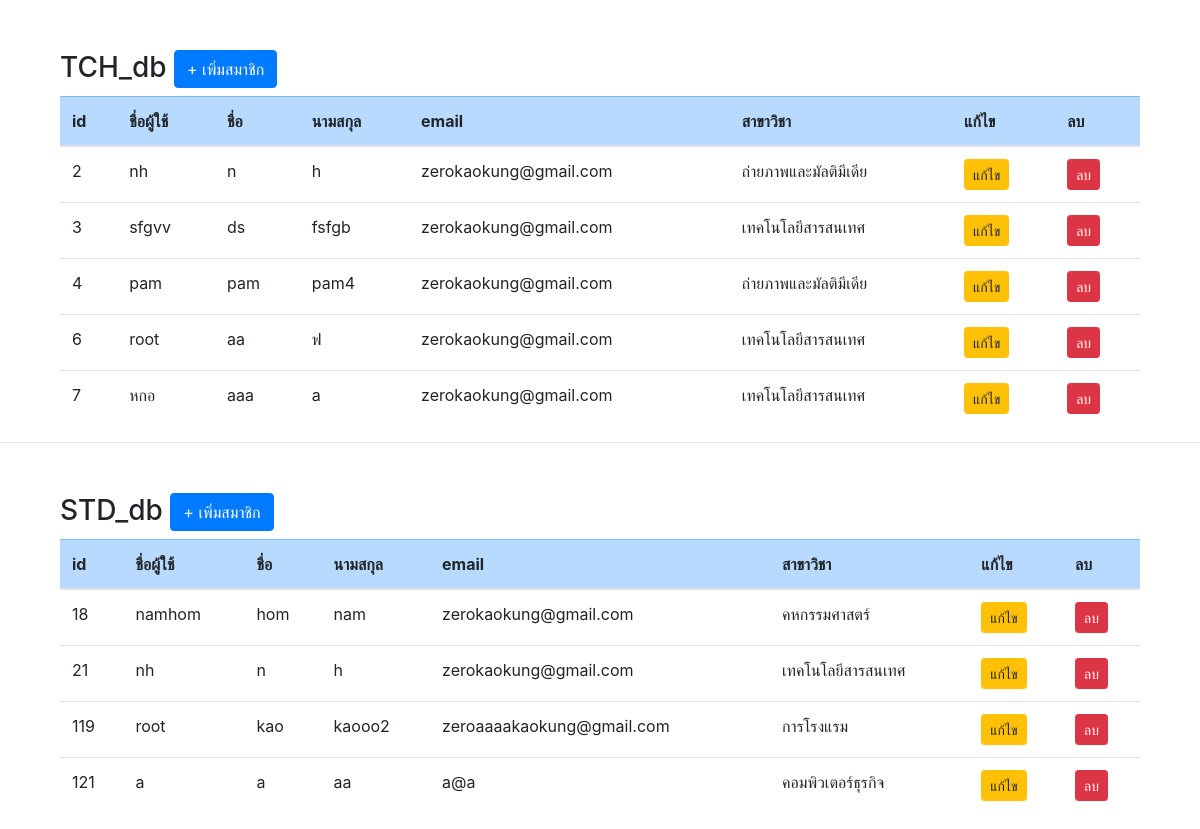
Screenshot of /admin/adminshowuser.php with the database file from the repository.
### tables this page shows
CREATE TABLE `db_teacher` (
  `TCH_id` tinyint(4) NOT NULL COMMENT 'auto_number',
  `TCH_fname` varchar(50) NOT NULL,
  `TCH_lname` varchar(50) NOT NULL,
  `TCH_Username` varchar(50) NOT NULL,
  `TCH_email` varchar(50) NOT NULL,
  `TCH_password` varchar(20) NOT NULL,
  `TCH_department` varchar(50) NOT NULL,
  `TCH_imageProfilepath` varchar(255) NOT NULL,
  `TCH_timeregister` timestamp NOT NULL DEFAULT current_timestamp() ON UPDATE current_timestamp()
);

CREATE TABLE `db_student` (
  `STD_id` tinyint(4) NOT NULL COMMENT 'auto_number',
  `STD_fname` varchar(50) NOT NULL,
  `STD_lname` varchar(50) NOT NULL,
  `STD_Username` varchar(50) NOT NULL,
  `STD_email` varchar(50) NOT NULL,
  `STD_password` varchar(20) NOT NULL,
  `STD_department` varchar(50) NOT NULL,
  `STD_imageProfilepath` varchar(255) NOT NULL,
  `STD_timeregister` timestamp NOT NULL DEFAULT current_timestamp() ON UPDATE current_timestamp()
);

### admin/adminshowuser.php (the view, shortened to what this page needs)
<!DOCTYPE html>
<html>
<head>
    <link rel="stylesheet" href="https://stackpath.bootstrapcdn.com/bootstrap/4.5.2/css/bootstrap.min.css"
>
</head>
<body>
    <div class="container" style="margin-top: 50px;">
        <?php
        include '../server_another/server.php';
        $sql = "SELECT * FROM db_teacher";
        $result = $conn->query($sql);
        echo '<div class="container"><h3> TCH_db
                <a href="./addteacher.php" class="btn btn-primary"> + เพิ่มสมาชิก </a>
                </h3></div>';
        echo '
                <div class="container">
                <table class="table table-hover">
                    <thead>
                            <tr class="table-primary">
                                <th>id</th>
                                <th>ชื่อผู้ใช้</th>
                                <th>ชื่อ</th>
                                <th>นามสกุล</th>
                                <th>email</th>
                                <th>สาขาวิชา</th>
                                <th>แก้ไข</th>
                                <th>ลบ</th>
                        </tr>
                </thead>
                ';
        echo '<tbody>';
        foreach ($result as $TCH) {
            echo '<tr>';
            echo "<td>" . $TCH['TCH_id'] . "</td>";
            echo "<td>" . $TCH['TCH_Username'] . "</td>";
            echo "<td>" . $TCH['TCH_fname'] . "</td>";
            echo "<td>" . $TCH['TCH_lname'] . "</td>";
            echo "<td>" . $TCH['TCH_email'] . "</td>";
            echo "<td>" . $TCH['TCH_department'] . "</td>";
            echo "<td>"
                . "<a href='./updateteacher.php?id=" . $TCH['TCH_id'] . "' class='btn btn-warning btn-sm'>"
                . "แก้ไข</a></td>";
            echo "<td>"
                . "<a href='./deleteteacher.php?id=" . $TCH['TCH_id'] . "' class='btn btn-danger btn-sm' onclick=\"return confirm('คุณต้องการลบจริงๆใช่มั้ย')\">"
                . "ลบ</a></td>";
            echo '</tr>';
        }
        echo '</tbody>';
        echo '</table>';
        echo '</div>';
        ?>
    </div>
    <hr>
    <div class="container" style="margin-top: 50px;">
        <?php
        include '../server_another/server.php';
        $sql = "SELECT * FROM db_student";
        $result = $conn->query($sql);
        echo '<div class="container"><h3> STD_db
                <a href="./addstudent.php" class="btn btn-primary"> + เพิ่มสมาชิก </a>
                </h3></div>';
        echo '
                <div class="container">
                <table class="table table-hover">
                    <thead>
                            <tr class="table-primary">
                                <th>id</th>
                                <th>ชื่อผู้ใช้</th>
                                <th>ชื่อ</th>
                                <th>นามสกุล</th>
                                <th>email</th>
                                <th>สาขาวิชา</th>
                                <th>แก้ไข</th>
                                <th>ลบ</th>
                        </tr>
                </thead>
                ';
        echo '<tbody>';
        foreach ($result as $STD) {
            echo '<tr>';
            echo "<td>" . $STD['STD_id'] . "</td>";
            echo "<td>" . $STD['STD_Username'] . "</td>";
            echo "<td>" . $STD['STD_fname'] . "</td>";
            echo "<td>" . $STD['STD_lname'] . "</td>";
            echo "<td>" . $STD['STD_email'] . "</td>";
            echo "<td>" . $STD['STD_department'] . "</td>";
            echo "<td>"
                . "<a href='updatestudent.php?id=" . $STD['STD_id'] . "' class='btn btn-warning btn-sm'>"
                . "แก้ไข</a></td>";
            echo "<td>"
                . "<a href='deletestudent.php?id=" . $STD['STD_id'] . "' class='btn btn-danger btn-sm' onclick=\"return confirm('คุณต้องการลบจริงๆใช่มั้ย')\">"
                . "ลบ</a></td>";
            echo '</tr>';
        }
        echo '</tbody>';
        echo '</table>';
        echo '</div>';
        ?>
    </div>
</body>
</html>

### rows the page displays
db_teacher: TCH_id "2", TCH_Username "nh", TCH_fname "n", TCH_lname "h", TCH_email "zerokaokung@gmail.com", TCH_department "ถ่ายภาพและมัลติมีเดีย"
db_teacher: TCH_id "3", TCH_Username "sfgvv", TCH_fname "ds", TCH_lname "fsfgb", TCH_email "zerokaokung@gmail.com", TCH_department "เทคโนโลยีสารสนเทศ"
db_teacher: TCH_id "4", TCH_Username "pam", TCH_fname "pam", TCH_lname "pam4", TCH_email "zerokaokung@gmail.com", TCH_department "ถ่ายภาพและมัลติมีเดีย"
db_teacher: TCH_id "6", TCH_Username "root", TCH_fname "aa", TCH_lname "ฟ", TCH_email "zerokaokung@gmail.com", TCH_department "เทคโนโลยีสารสนเทศ"
db_teacher: TCH_id "7", TCH_Username "หกอ", TCH_fname "aaa", TCH_lname "a", TCH_email "zerokaokung@gmail.com", TCH_department "เทคโนโลยีสารสนเทศ"
db_student: STD_id "18", STD_Username "namhom", STD_fname "hom", STD_lname "nam", STD_email "zerokaokung@gmail.com", STD_department "คหกรรมศาสตร์"
db_student: STD_id "21", STD_Username "nh", STD_fname "n", STD_lname "h", STD_email "zerokaokung@gmail.com", STD_department "เทคโนโลยีสารสนเทศ"
db_student: STD_id "119", STD_Username "root", STD_fname "kao", STD_lname "kaooo2", STD_email "zeroaaaakaokung@gmail.com", STD_department "การโรงแรม"
db_student: STD_id "121", STD_Username "a", STD_fname "a", STD_lname "aa", STD_email "a@a", STD_department "คอมพิวเตอร์ธุรกิจ"
